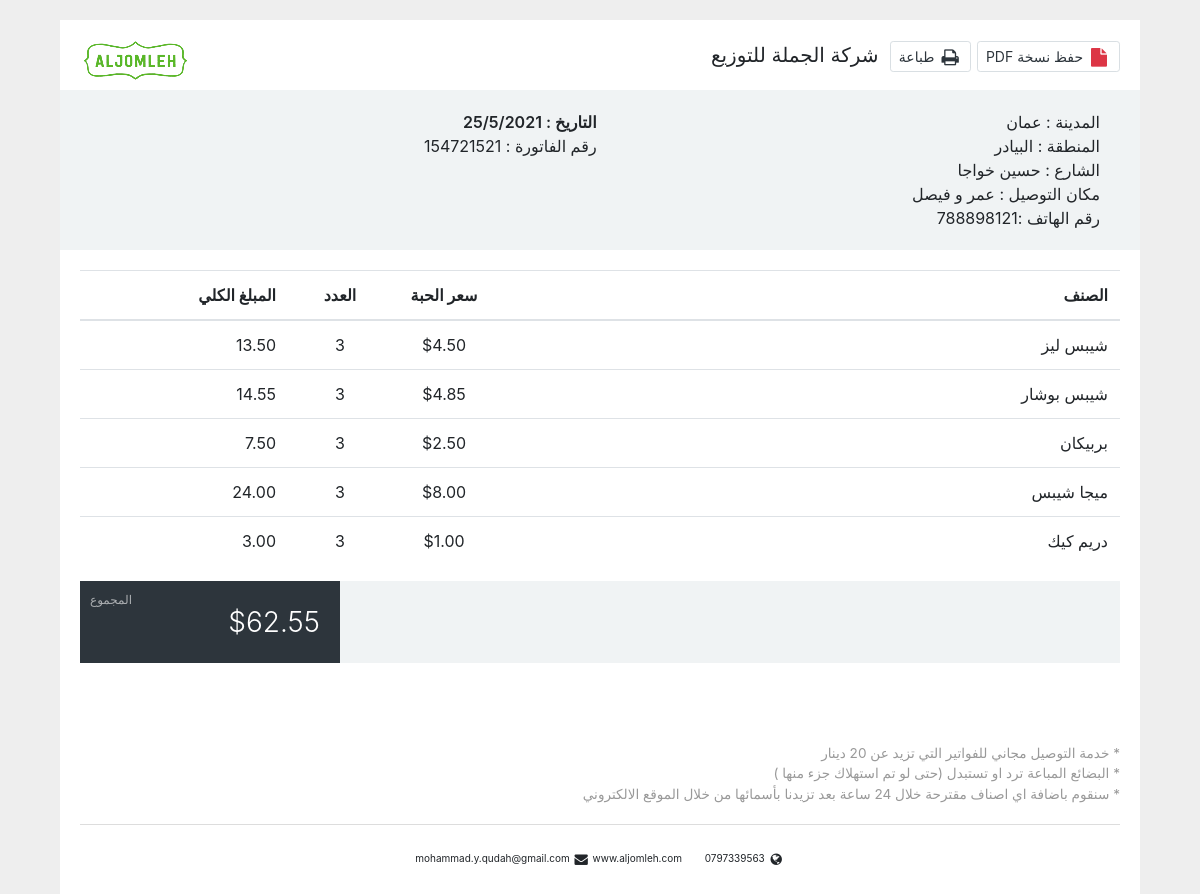
Screenshot of /bill/109/ (signed in) with the database file from the repository.
### store/models.py (models this page shows, shortened)
class ShippingAddress(models.Model):
    customer = models.ForeignKey(Customer , on_delete=models.SET_NULL,null=True)
    order = models.ForeignKey(Order , on_delete=models.SET_NULL,null=True)
    city = models.CharField(max_length=50,null=False)
    Region= models.CharField(max_length=50,null=False)
    street = models.CharField(max_length=50,null=False)
    place = models.CharField(max_length=50,null=False)

class Customer (models.Model):
    user = models.OneToOneField(User , null=True , blank=True , on_delete=models.CASCADE)
    name =models.CharField(max_length=50 , null=True)
    email = models.CharField(max_length=50)
    Address=models.CharField(max_length=200)
    phone = models.IntegerField(null=True)

class OrderItem (models.Model):
    product=models.ForeignKey(Product,on_delete=models.SET_NULL, blank=True, null=True)
    order=models.ForeignKey(Order,on_delete=models.SET_NULL, blank=True, null=True)
    quantity  =models.IntegerField(default=0, null=True, blank=True)
    flavor =models.ForeignKey('flavor', null=True  ,blank=True, on_delete=models.CASCADE)
    date = models.DateField(auto_now_add=True)

class Product(models.Model):
    name = models.CharField(max_length=40)
    price =models.DecimalField(max_digits=7, decimal_places=2)
    size = models.CharField(max_length=10)
    category =models.ForeignKey(Category, null=True ,  blank=True  , on_delete=models.SET_NULL)
    brand =models.ForeignKey(Brand, null=True ,  blank=True , on_delete=models.SET_NULL)
    flavor =models.ForeignKey(Flavor, null=True  , on_delete=models.CASCADE)
    image=models.ImageField(null=True, blank=True)

### store/views.py (the view)
# urls.py: path('bill/<str:pk>/', views.bill, name="bill"),
def bill(request,pk):
    if request.user.is_authenticated:
        order=Order.objects.get(id=pk)
        items = order.orderitem_set.all()
        customer =order.customer
        address = ShippingAddress.objects.filter(customer=customer)
        for i in address:
            print (i.city)
        total = 0
        for item in items:
            total = item.product.price * item.quantity + total
        products =Product.objects.all()
        context = {"items":items , "total":total,  "address":i , "customer":customer}
        return render(request, 'store/bill.html', context)
    else:
        return HttpResponse('<h1> please login </h1>')

### store/templates/store/bill.html (shortened to what this page needs)
{% load static %}
{% load mathfilters %}
<!DOCTYPE html>
<html lang="en">
<head>
    <link rel="stylesheet" href="{% static 'css/bootstrap.min.css' %}">
    <link rel="stylesheet" type="text/css" href="{% static 'css/bill.css' %}">
    <link rel="stylesheet" href="{% static 'css/bootstrap-rtl.css' %}">
</head>
<body>
<link href="https://maxcdn.bootstrapcdn.com/font-awesome/4.3.0/css/font-awesome.min.css" rel="stylesheet">
<div class="container">
   <div class="col-md-12">
      <div class="invoice">
         <div class="invoice-company text-inverse f-w-600">
            <span class="pull-right hidden-print">
            <a href="javascript:;" class="btn btn-sm btn-white m-b-10 p-l-5"><i class="fa fa-file t-plus-1 text-danger fa-fw fa-lg"></i> حفظ نسخة PDF</a>
            <a href="javascript:;" onclick="window.print()" class="btn btn-sm btn-white m-b-10 p-l-5"><i class="fa fa-print t-plus-1 fa-fw fa-lg"></i> طباعة</a>
            </span>
            &nbsp
            شركة الجملة للتوزيع
            <a style="float: left" class="logo"><img src="{% static 'images/logo.png' %}" alt="logo"></a>
         </div>
         <div class="invoice-header">
            <div class="invoice-to">
                  المدينة : {{address.city}}<br>
                  المنطقة : {{address.Region}}<br>
                  الشارع :  {{address.street}}<br>
                  مكان التوصيل : {{address.place}} <br>
                رقم الهاتف :{{customer.phone}}<br>
            </div>
            <div class="invoice-date">
               <div class="date text-inverse m-t-5">التاريخ : 25/5/2021 </div>
               <div class="invoice-detail">
                  رقم الفاتورة : 154721521<br>
               </div>
            </div>
         </div>
         <div class="invoice-content">
            <div class="table-responsive">
               <table class="table table-invoice">
                  <thead>
                     <tr>
                        <th>الصنف</th>
                        <th class="text-center" width="10%">سعر الحبة</th>
                        <th class="text-center" width="10%">العدد</th>
                        <th class="text-right" width="20%">المبلغ الكلي</th>
                     </tr>
                  </thead>
                  <tbody>
                     {% for item in items %}
                     <tr>
                        <td>
                           <span class="text-inverse">{{item.product.name}} </span><br>
                        </td>
                        <td class="text-center">${{item.product.price}}</td>
                        <td class="text-center">{{item.quantity}}</td>
                        <td class="text-right">
                           {{ item.product.price|mul:item.quantity }}
</td>
                     </tr>
                {% endfor %}
                  </tbody>
               </table>
            </div>
            <div class="invoice-price">
               <div class="invoice-price-left">
               </div>
               <div class="invoice-price-right">
                  <small>المجموع</small> <span class="f-w-600">${{total}}</span>
               </div>
            </div>
         </div>
         <div class="invoice-note">
            * خدمة التوصيل مجاني للفواتير التي تزيد عن 20 دينار<br>
            * البضائع المباعة ترد او تستبدل  (حتى لو تم استهلاك جزء منها )<br>
            * سنقوم باضافة اي اصناف مقترحة خلال 24 ساعة بعد تزيدنا بأسمائها من خلال الموقع الالكتروني
         </div>
         <div class="invoice-footer">
            <p class="text-center">
               <span class="m-r-10"><i class="fa fa-fw fa-lg fa-globe"></i> 0797339563</span>
               <span class="m-r-10"> mohammad.y.qudah@gmail.com</span>
               <span class="m-r-10"><i class="fa fa-fw fa-lg fa-envelope"></i> www.aljomleh.com</span>
            </p>
         </div>
      </div>
   </div>
</div>
</body>
</html>

### static/css/bill.css (style rules this page uses)
body { margin-top:20px; background:#eee; }
.invoice { background: #fff; padding: 20px }
.invoice-company { font-size: 20px }
.invoice-header { margin: 0 -20px; background: #f0f3f4; padding: 20px }
.invoice-date, .invoice-from, .invoice-to { display: table-cell; width: 1% }
.invoice-from, .invoice-to { padding-right: 20px }
.invoice-date .date, .invoice-from strong, .invoice-to strong { font-size: 16px; font-weight: 600 }
.invoice-date { text-align: right; padding-left: 20px }
.invoice-price { background: #f0f3f4; display: table; width: 100% }
.invoice-price .invoice-price-left, .invoice-price .invoice-price-right { display: table-cell; padding: 20px; font-size: 20px; font-weight: 600; width: 75%; position: relative; vertical-align: middle }
.invoice-price small { font-size: 12px; font-weight: 400; display: block }
.invoice-price .invoice-price-right { width: 25%; background: #2d353c; color: #fff; font-size: 28px; text-align: right; vertical-align: bottom; font-weight: 300 }
.invoice-price .invoice-price-right small { display: block; opacity: .6; position: absolute; top: 10px; left: 10px; font-size: 12px }
.invoice-footer { border-top: 1px solid #ddd; padding-top: 10px; font-size: 10px }
.invoice-note { color: #999; margin-top: 80px; font-size: 85% }
.invoice>div:not(.invoice-footer) { margin-bottom: 20px }
.btn.btn-white, .btn.btn-white.disabled, .btn.btn-white.disabled:focus, .btn.btn-white.disabled:hover, .btn.btn-white[disabled], .btn.btn-white[disabled]:focus, .btn.btn-white[disabled]:hover { color: #2d353c; background: #fff; border-color: #d9dfe3; }

### rows the page displays
ShippingAddress: city "عمان", Region "البيادر", street "حسين خواجا", place "عمر و فيصل"
Customer: phone "788898121"
OrderItem: product.name "شيبس ليز", product.price "4.50", quantity "3", product.price|mul "13.50"
OrderItem: product.name "شيبس بوشار", product.price "4.85", quantity "3", product.price|mul "14.55"
OrderItem: product.name "بربيكان", product.price "2.50", quantity "3", product.price|mul "7.50"
OrderItem: product.name "ميجا شيبس", product.price "8.00", quantity "3", product.price|mul "24.00"
OrderItem: product.name "دريم كيك", product.price "1.00", quantity "3", product.price|mul "3.00"

### other values shown
{{ total }} "62.55"
